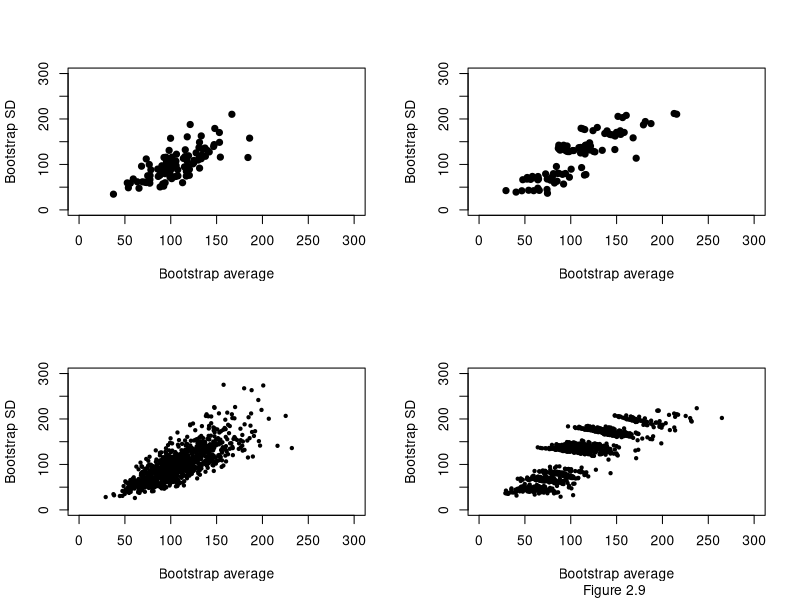

Generate this figure with R:
library(boot)
ac <- c(3,5,7,18,43,85,91,98,100,130,230,487)

ac.s<-function(data)
{ c(mean(data),var(data))
}

ac.sim<-function(data,mle)
{   out<-rexp(NROW(data),1/mle)
    out
}

ac.f <- function(data,i)
{
   d<-data[i]
   c(mean(d),var(d))
}

ac.boot<-boot(ac,ac.s,R=999,sim="parametric",ran.gen=ac.sim,mle=mean(ac))
ac.bootnp<-boot(ac, ac.f, R=999)

par(mfrow=c(2,2))

plot(ac.boot$t[1:99,1],sqrt(ac.boot$t[1:99,2]),axes=F,main="",xlim=c(0,300),ylim=c(0,300),xlab="Bootstrap average",ylab="Bootstrap SD",pch=20,cex=1.5)
axis(1,at=c(0,50,100,150,200,250,300),labels=paste(c(0,50,100,150,200,250,300)))
axis(2,at=c(0,50,100,150,200,250,300),labels=paste(c(0,50,100,150,200,250,300)))
box()

plot(ac.bootnp$t[1:99,1],sqrt(ac.bootnp$t[1:99,2]),axes=F,main="",xlim=c(0,300),ylim=c(0,300),xlab="Bootstrap average",ylab="Bootstrap SD",pch=20,cex=1.5)
axis(1,at=c(0,50,100,150,200,250,300),labels=paste(c(0,50,100,150,200,250,300)))
axis(2,at=c(0,50,100,150,200,250,300),labels=paste(c(0,50,100,150,200,250,300)))
box()

plot(ac.boot$t[,1],sqrt(ac.boot$t[,2]),axes=F,main="",xlim=c(0,300),ylim=c(0,300),xlab="Bootstrap average",ylab="Bootstrap SD",pch=20,cex=0.8)
axis(1,at=c(0,50,100,150,200,250,300),labels=paste(c(0,50,100,150,200,250,300)))
axis(2,at=c(0,50,100,150,200,250,300),labels=paste(c(0,50,100,150,200,250,300)))
box()

plot(ac.bootnp$t[,1],sqrt(ac.bootnp$t[,2]),axes=F,main="",xlim=c(0,300),ylim=c(0,300),xlab="Bootstrap average",ylab="Bootstrap SD",pch=20,cex=0.8)
axis(1,at=c(0,50,100,150,200,250,300),labels=paste(c(0,50,100,150,200,250,300)))
axis(2,at=c(0,50,100,150,200,250,300),labels=paste(c(0,50,100,150,200,250,300)))
box()

title(sub="Figure 2.9 ")